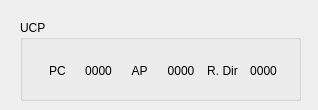
<?xml version="1.0" encoding="UTF-8"?>
<!--
  Emulador Motorola 68HC11
  Copyright (C) 2026 Julio Cruz
  SPDX-License-Identifier: GPL-3.0-only
-->
<ui version="4.0">
 <class>CpuStatusWidget</class>
 <widget class="QWidget" name="CpuStatusWidget">
  <property name="geometry">
   <rect>
    <x>0</x>
    <y>0</y>
    <width>318</width>
    <height>110</height>
   </rect>
  </property>
  <property name="minimumSize">
   <size>
    <width>0</width>
    <height>110</height>
   </size>
  </property>
  <property name="windowTitle">
   <string>Form</string>
  </property>
  <widget class="QGroupBox" name="cpuStatusGroup">
   <property name="geometry">
    <rect>
     <x>20</x>
     <y>20</y>
     <width>281</width>
     <height>81</height>
    </rect>
   </property>
   <property name="title">
    <string>UCP</string>
   </property>
   <widget class="QWidget" name="horizontalLayoutWidget">
    <property name="geometry">
     <rect>
      <x>20</x>
      <y>40</y>
      <width>241</width>
      <height>21</height>
     </rect>
    </property>
    <layout class="QHBoxLayout" name="horizontalLayout">
     <item>
      <widget class="QLabel" name="lbPC">
       <property name="text">
        <string>PC</string>
       </property>
       <property name="alignment">
        <set>Qt::AlignCenter</set>
       </property>
      </widget>
     </item>
     <item>
      <widget class="QLabel" name="lbPCValue">
       <property name="text">
        <string>0000</string>
       </property>
       <property name="alignment">
        <set>Qt::AlignCenter</set>
       </property>
      </widget>
     </item>
     <item>
      <widget class="QLabel" name="lbAP">
       <property name="text">
        <string>AP</string>
       </property>
       <property name="alignment">
        <set>Qt::AlignCenter</set>
       </property>
      </widget>
     </item>
     <item>
      <widget class="QLabel" name="lbAPValue">
       <property name="text">
        <string>0000</string>
       </property>
       <property name="alignment">
        <set>Qt::AlignCenter</set>
       </property>
      </widget>
     </item>
     <item>
      <widget class="QLabel" name="lbRDIR">
       <property name="text">
        <string>R. Dir</string>
       </property>
       <property name="alignment">
        <set>Qt::AlignCenter</set>
       </property>
      </widget>
     </item>
     <item>
      <widget class="QLabel" name="lbRDIRValue">
       <property name="text">
        <string>0000</string>
       </property>
       <property name="alignment">
        <set>Qt::AlignCenter</set>
       </property>
      </widget>
     </item>
    </layout>
   </widget>
  </widget>
 </widget>
 <resources/>
 <connections/>
</ui>
